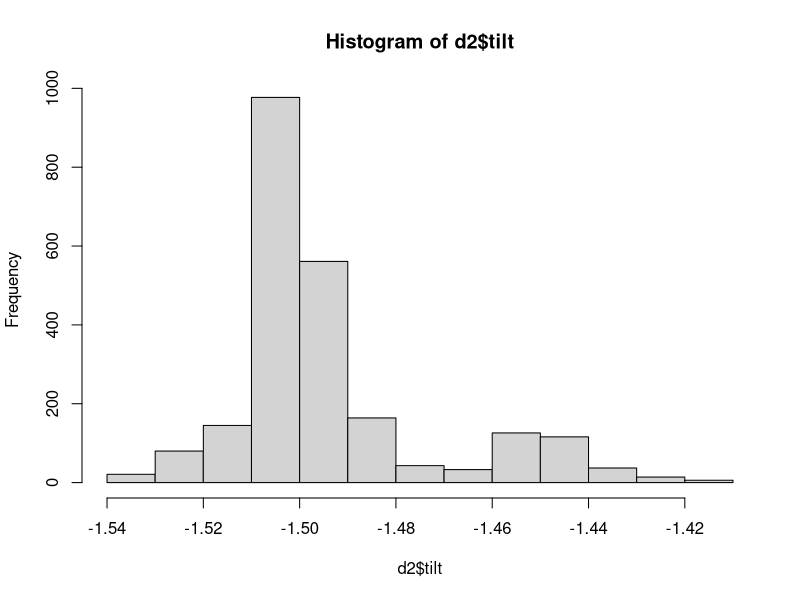
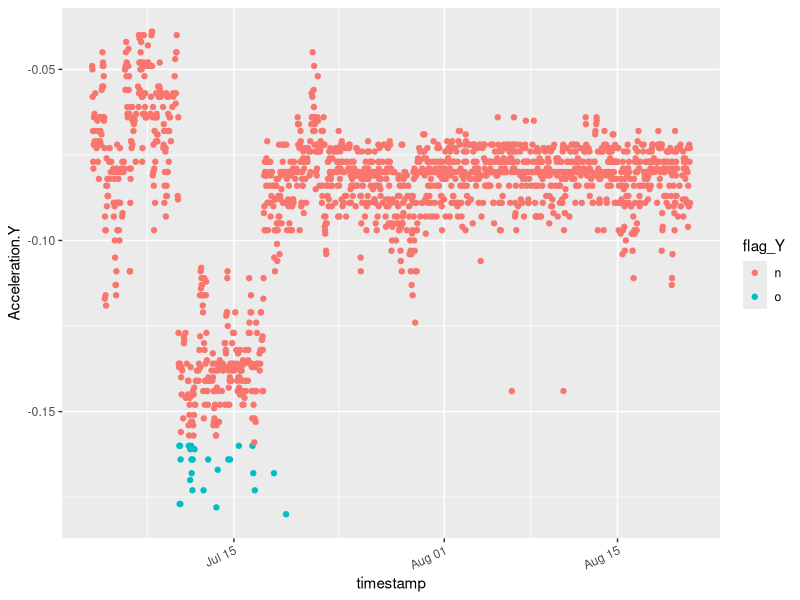
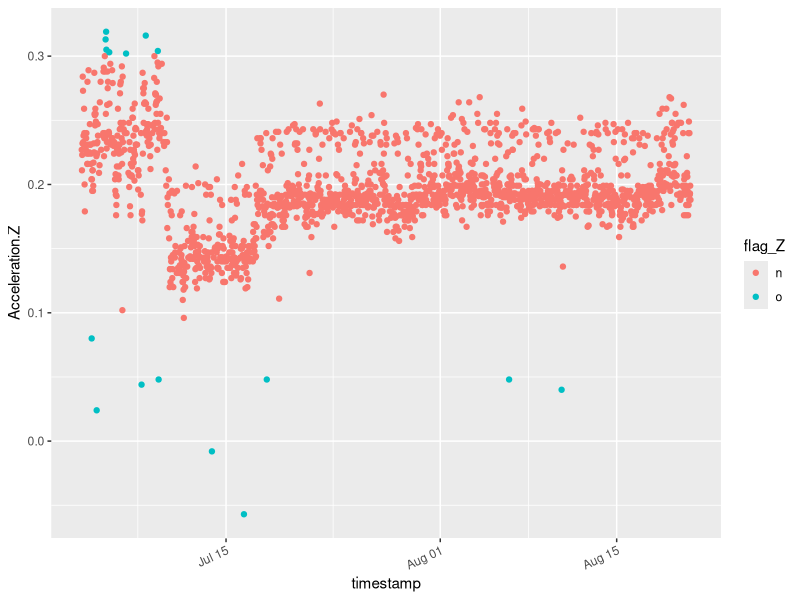
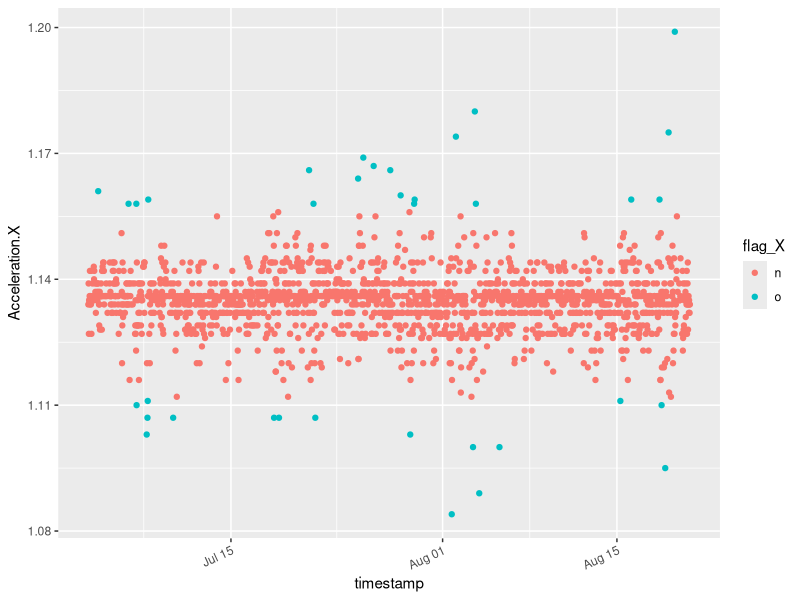
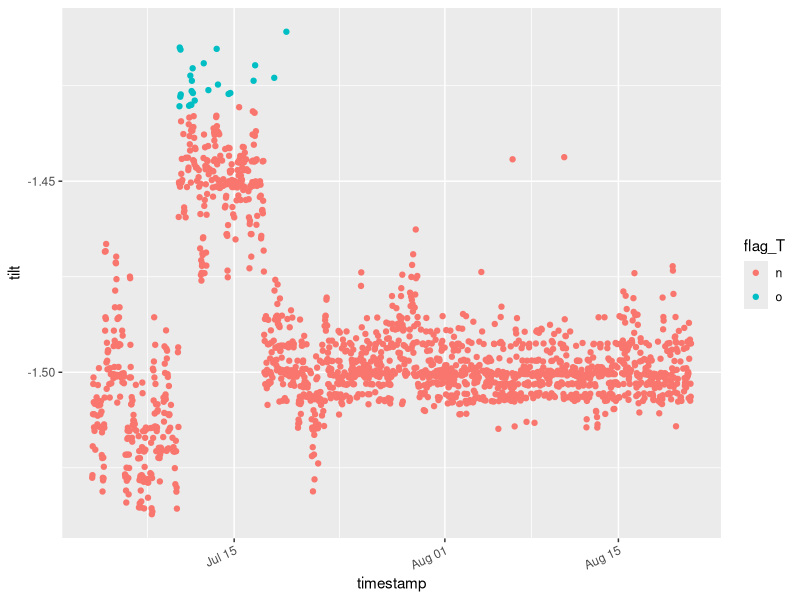

Here is the R script that generated these plots, in order:
## ---------------------------
## QA'QC for 1 photosynthetically active radiation (PAR)
##    edit of first deployment: Summer18
##
## Author: Kelly A. Loria
## Date Created: 2019-03-02 & updated 2020-03-18
## Email: kelly.loria@colorado.edu
##
## ---------------------------
## Load packages:
library(ggplot2)
library(dplyr)

## ---------------------------
# I. Read in Summer 2018 deployment
d <- read.csv("PAR_07_03_08_21_2018_corrected.csv", header=T)
names(d)
#   1. Fix timestamp - so it is no longer a character:
d$timestamp <- as.POSIXct(d$Mountain.Standard.Time, format="%Y-%m-%d %H:%M:%OS")
range(d$timestamp)

#   2. Restrict for date range:
d2 <- subset(d,timestamp >= as.POSIXct('2018-07-03 13:00:00') & 
               timestamp <= as.POSIXct('2018-08-21 00:00:00'))
range(d2$timestamp)

#   3. Calculate an estimate of tilt:
d2$tilt <- atan(d2$Acceleration.X/d2$Acceleration.Y)
hist(d2$tilt) 
summary(d2)

#   4. Restrict for negative values of PAR
d3 <- subset(d2, PAR >= 0)
summary(d3)

###
# Flag outlier accelartions
#   5. QA'QC accelerations start with Y
A.Y_mean <- (mean(d3$Acceleration.Y)) 
A.Y_sd <- (sd(d3$Acceleration.Y))
# look for values 3 SD away from mean 
A.Y_cutoff <- (A.Y_sd*3)
#find outlier values 
A.Y_upL <- (A.Y_mean + A.Y_cutoff)
A.Y_lowL <- (A.Y_mean - A.Y_cutoff)
# Apply flag: flag_Y
d3$flag_Y[ d3$Acceleration.Y > -0.01585714 | d3$Acceleration.Y < -0.1599153 ] <- "o"
d3$flag_Y[ d3$Acceleration.Y <= -0.01585714 & d3$Acceleration.Y >= -0.1599153 ] <- "n"

qplot(timestamp, Acceleration.Y, data = d3, geom="point", color=flag_Y) +
  #scale_x_datetime(date_breaks = "504 hour", labels = date_format("%b %d")) +
  theme(axis.text.x = element_text(angle = 25, vjust = 1.0, hjust = 1.0)) 

#   6. QA'QC accelerations:Z
A.Z_mean <- (mean(d3$Acceleration.Z)) # 0.1727163
A.Z_sd <- (sd(d3$Acceleration.Z)) #0.03084187
# look for values 3 SD away from mean 
A.Z_cutoff <- (A.Z_sd*3)
#find outlier values 
A.Z_upL <- (A.Z_mean + A.Z_cutoff)
A.Z_lowL <- (A.Z_mean - A.Z_cutoff)
# Apply flag: flag_Z
d3$flag_Z[ d3$Acceleration.Z > 0.3004781 | d3$Acceleration.Z < 0.09147239 ] <- "o"
d3$flag_Z[ d3$Acceleration.Z <= 0.3004781 & d3$Acceleration.Z >= 0.09147239 ] <- "n"

qplot(timestamp, Acceleration.Z, data = d3, geom="point", color=flag_Z) +
  #scale_x_datetime(date_breaks = "504 hour", labels = date_format("%b %d")) +
  theme(axis.text.x = element_text(angle = 25, vjust = 1.0, hjust = 1.0)) 

#   7. QA'QC accelerations:X
A.X_mean <- (mean(d3$Acceleration.X))
A.X_sd <- (sd(d3$Acceleration.X)) 
# look for values 3 SD away from mean 
A.X_cutoff <- (A.X_sd*3)
#find outlier values 
A.X_upL <- (A.X_mean + A.X_cutoff)
A.X_lowL <- (A.X_mean - A.X_cutoff)
# Apply flag: flag_X
d3$flag_X[ d3$Acceleration.X > 1.157674 | d3$Acceleration.X < 1.111905 ] <- "o"
d3$flag_X[ d3$Acceleration.X <= 1.157674 & d3$Acceleration.X >=1.111905 ] <- "n"

qplot(timestamp, Acceleration.X, data = d3, geom="point", color=flag_X) +
  #scale_x_datetime(date_breaks = "504 hour", labels = date_format("%b %d")) +
  theme(axis.text.x = element_text(angle = 25, vjust = 1.0, hjust = 1.0)) 

#   8. QA'QC accelerations:tilt
A.t_mean <- (mean(d3$tilt))
A.t_sd <- (sd(d3$tilt))
# look for values 3 SD away from mean 
A.t_cutoff <- (A.t_sd*3)
#find outlier values 
A.t_upL <- (A.t_mean + A.t_cutoff)
A.t_lowL <- (A.t_mean - A.t_cutoff)
# Apply flag: flag_T
d3$flag_T[ d3$tilt > -1.430497 | d3$tilt < -1.55657 ] <- "o"
d3$flag_T[ d3$tilt <= -1.430497 & d3$tilt >=-1.55657 ] <- "n"

qplot(timestamp, tilt, data = d3, geom="point", color=flag_T) +
  #scale_x_datetime(date_breaks = "504 hour", labels = date_format("%b %d")) +
  theme(axis.text.x = element_text(angle = 25, vjust = 1.0, hjust = 1.0)) 

#   9. Add in column for depth, deployment and sensor 
d3$deployment <- "Summer2018"
d3$year <- 2018

#   10. Select for relevant parameters
PME_PAR_summer18 <- subset(d3, select=c(Sensor, deployment, year, timestamp, depth, Temperature,
                                       PAR, Acceleration.X, Acceleration.Y, Acceleration.Z, tilt, Battery, flag_Y, 
                                       flag_Z, flag_X, flag_T))
summary(PME_PAR_summer18)
#write.csv(PME_PAR_summer18, "Summer2018_PME_PAR.csv") # complied data file of all RBR temp sensors along buoy line

## ---------------------------
# II. End notes:
#   * NWT flgging codes:
#         n=no flag; m=missing; q=questionable; e=estimated; o=outlier
#
#   *sensor manual: https://www.pme.com/wp-content/uploads/2017/06/miniPAR-logger-pme.pdf

